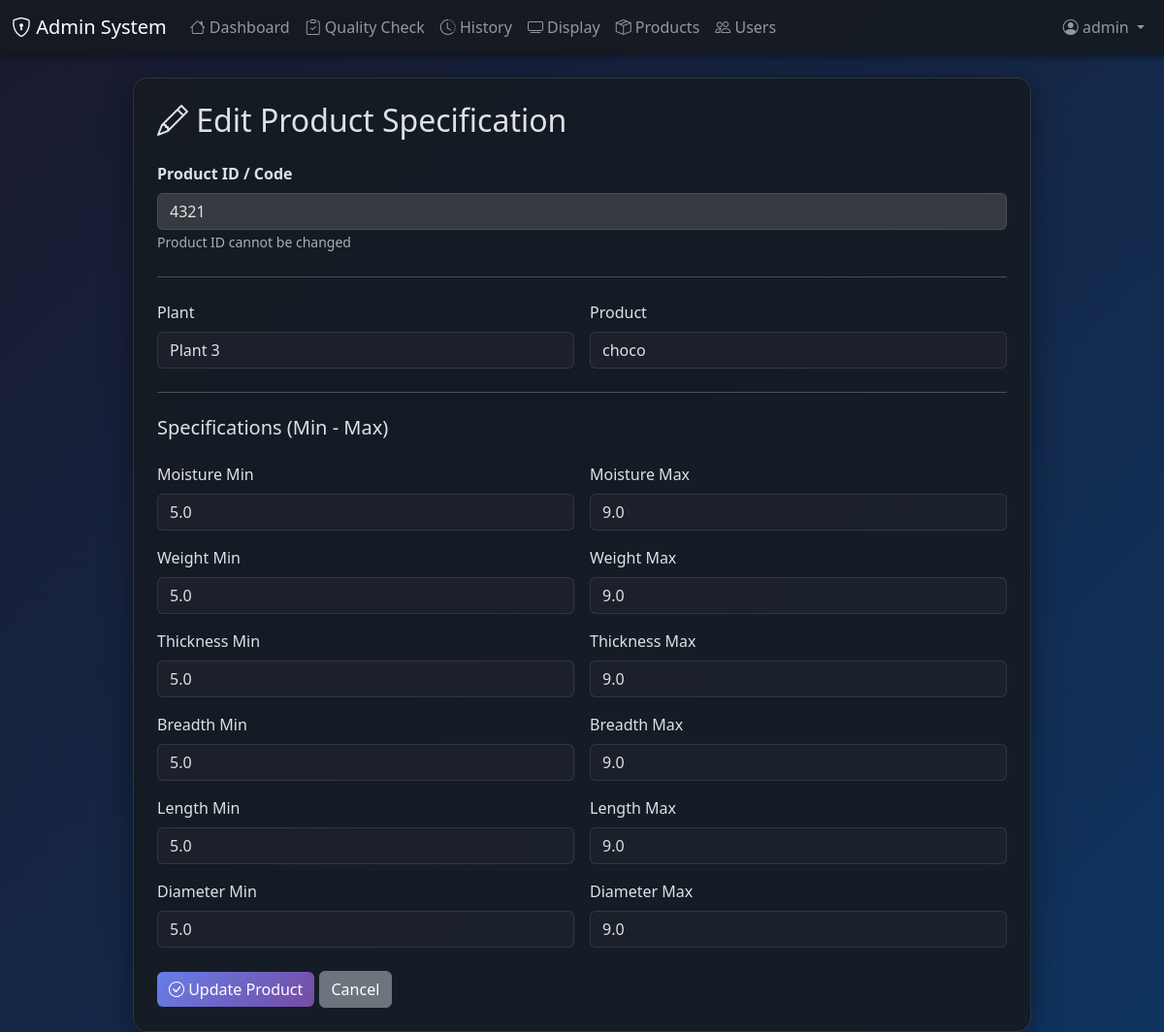
Page /edit-product/4321 (signed in) on the committed database.
### main.py (models this page shows)
class Product(db.Model):
    id = db.Column(db.String(50), primary_key=True)  # User-defined ID
    create_date = db.Column(db.DateTime, default=datetime.now)
    plant = db.Column(db.String(100), nullable=False)
    product = db.Column(db.String(100), nullable=False)
    moisture_min = db.Column(db.Float, nullable=False)
    moisture_max = db.Column(db.Float, nullable=False)
    weight_min = db.Column(db.Float, nullable=False)
    weight_max = db.Column(db.Float, nullable=False)
    thickness_min = db.Column(db.Float, nullable=False)
    thickness_max = db.Column(db.Float, nullable=False)
    breadth_min = db.Column(db.Float, nullable=False)
    breadth_max = db.Column(db.Float, nullable=False)
    length_min = db.Column(db.Float, nullable=False)
    length_max = db.Column(db.Float, nullable=False)
    diameter_min = db.Column(db.Float, nullable=False)
    diameter_max = db.Column(db.Float, nullable=False)
    username = db.Column(db.String(80), nullable=False)
    quality_checks = db.relationship('QualityCheck', backref='product', lazy=True)

### main.py (the view, shortened to what this page needs)
@app.route('/edit-product/<product_id>', methods=['GET', 'POST'])
@admin_required
def edit_product(product_id):
    product = Product.query.get_or_404(product_id)
    return render_template('edit_product.html', product=product)

### main.py (called while the page is built)
def admin_required(f):
    @wraps(f)
    def decorated(*args, **kwargs):
        if 'user_id' not in session:
            flash('Please login first', 'danger')
            return redirect(url_for('login'))
        user = User.query.get(session['user_id'])
        if not user or user.role != 'ADMIN':
            flash('Admin access required', 'danger')
            return redirect(url_for('dashboard'))
        return f(*args, **kwargs)
    return decorated

### templates/edit_product.html (shortened to what this page needs)
{% extends "base.html" %}
{% block content %}
<div class="row justify-content-center">
    <div class="col-md-10">
        <div class="card">
            <div class="card-body p-4">
                <h2 class="mb-4"><i class="bi bi-pencil"></i> Edit Product Specification</h2>
                <form method="POST">
                    <div class="row g-3">
                        <div class="col-12">
                            <label class="form-label"><strong>Product ID / Code</strong></label>
                            <input type="text" class="form-control" value="{{ product.id }}" readonly disabled>
                            <small class="text-muted">Product ID cannot be changed</small>
                        </div>
                        <div class="col-12"><hr class="my-2"></div>
                        <div class="col-md-6">
                            <label class="form-label">Plant</label>
                            <select name="plant" class="form-select" required>
                                <option value="Plant 3" {% if product.plant == 'Plant 3' %}selected{% endif %}>Plant 3</option>
                            </select>
                        </div>
                        <div class="col-md-6">
                            <label class="form-label">Product</label>
                            <input type="text" name="product" class="form-control" value="{{ product.product }}" required>
                        </div>
                        <div class="col-12"><hr class="my-2"></div>
                        <div class="col-12"><h5>Specifications (Min - Max)</h5></div>
                        <div class="col-md-6">
                            <label class="form-label">Moisture Min</label>
                            <input type="number" step="0.01" name="moisture_min" class="form-control" value="{{ product.moisture_min }}" required>
                        </div>
                        <div class="col-md-6">
                            <label class="form-label">Moisture Max</label>
                            <input type="number" step="0.01" name="moisture_max" class="form-control" value="{{ product.moisture_max }}" required>
                        </div>
                        <div class="col-md-6">
                            <label class="form-label">Weight Min</label>
                            <input type="number" step="0.01" name="weight_min" class="form-control" value="{{ product.weight_min }}" required>
                        </div>
                        <div class="col-md-6">
                            <label class="form-label">Weight Max</label>
                            <input type="number" step="0.01" name="weight_max" class="form-control" value="{{ product.weight_max }}" required>
                        </div>
                        <div class="col-md-6">
                            <label class="form-label">Thickness Min</label>
                            <input type="number" step="0.01" name="thickness_min" class="form-control" value="{{ product.thickness_min }}" required>
                        </div>
                        <div class="col-md-6">
                            <label class="form-label">Thickness Max</label>
                            <input type="number" step="0.01" name="thickness_max" class="form-control" value="{{ product.thickness_max }}" required>
                        </div>
                        <div class="col-md-6">
                            <label class="form-label">Breadth Min</label>
                            <input type="number" step="0.01" name="breadth_min" class="form-control" value="{{ product.breadth_min }}" required>
                        </div>
                        <div class="col-md-6">
                            <label class="form-label">Breadth Max</label>
                            <input type="number" step="0.01" name="breadth_max" class="form-control" value="{{ product.breadth_max }}" required>
                        </div>
                        <div class="col-md-6">
                            <label class="form-label">Length Min</label>
                            <input type="number" step="0.01" name="length_min" class="form-control" value="{{ product.length_min }}" required>
                        </div>
                        <div class="col-md-6">
                            <label class="form-label">Length Max</label>
                            <input type="number" step="0.01" name="length_max" class="form-control" value="{{ product.length_max }}" required>
                        </div>
                        <div class="col-md-6">
                            <label class="form-label">Diameter Min</label>
                            <input type="number" step="0.01" name="diameter_min" class="form-control" value="{{ product.diameter_min }}" required>
                        </div>
                        <div class="col-md-6">
                            <label class="form-label">Diameter Max</label>
                            <input type="number" step="0.01" name="diameter_max" class="form-control" value="{{ product.diameter_max }}" required>
                        </div>
                        <div class="col-12 mt-4">
                            <button type="submit" class="btn btn-primary">
                                <i class="bi bi-check-circle"></i> Update Product
                            </button>
                            <a href="{{ url_for('products') }}" class="btn btn-secondary">Cancel</a>
                        </div>
                    </div>
                </form>
            </div>
        </div>
    </div>
</div>
{% endblock %}

### templates/base.html (style rules this page uses)
body { background: linear-gradient(135deg, #1a1a2e 0%, #0f3460 100%); min-height: 100vh; }
.card { background: rgba(22, 27, 34, 0.9); border: 1px solid rgba(255, 255, 255, 0.1); border-radius: 15px; box-shadow: 0 8px 32px rgba(0, 0, 0, 0.4); }
.btn-primary { background: linear-gradient(135deg, #667eea 0%, #764ba2 100%); border: none; }
.form-control, .form-select { background: rgba(30, 35, 45, 0.8); border: 1px solid rgba(255, 255, 255, 0.1); color: #e0e0e0; }

### rows in the picture
Product: id "4321", plant "Plant 3", product "choco", moisture_min "5.0", moisture_max "9.0", weight_min "5.0", weight_max "9.0", thickness_min "5.0", thickness_max "9.0", breadth_min "5.0", breadth_max "9.0", length_min "5.0", length_max "9.0", diameter_min "5.0", diameter_max "9.0"

### other values in the picture
{{ session.username }} "admin"
